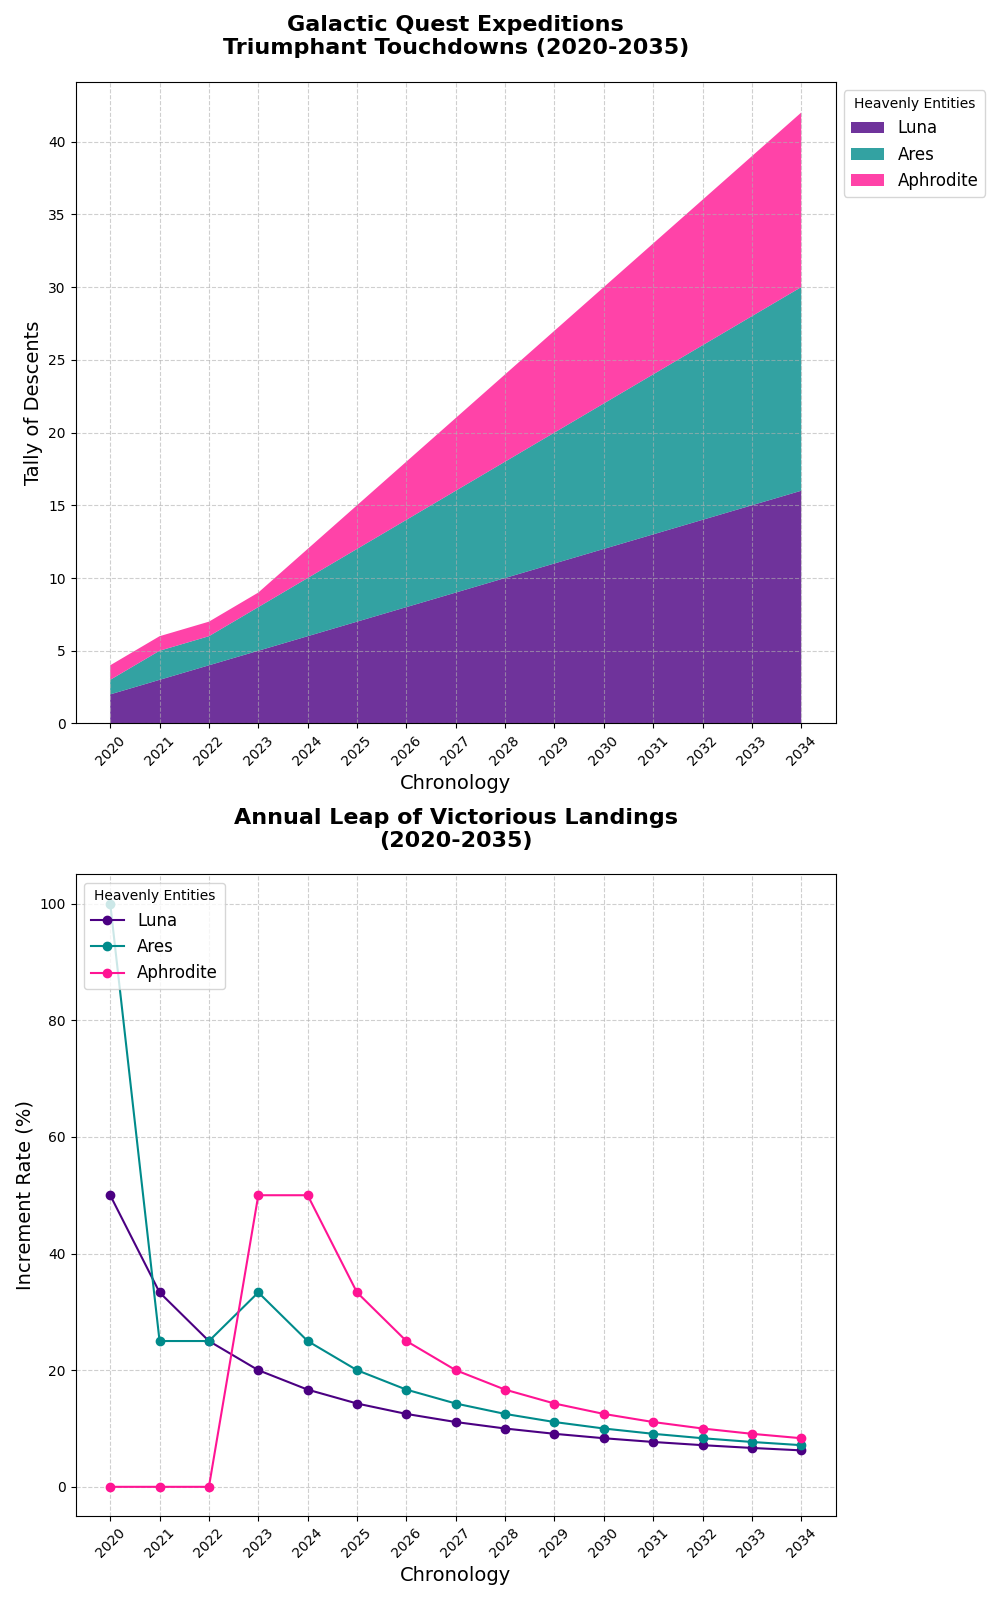

The script that drew this image:
import matplotlib.pyplot as plt
import numpy as np

# Define the years
years = np.arange(2020, 2035)

# Define the number of successful landings
moon_landings = np.array([2, 3, 4, 5, 6, 7, 8, 9, 10, 11, 12, 13, 14, 15, 16])
mars_landings = np.array([1, 2, 2, 3, 4, 5, 6, 7, 8, 9, 10, 11, 12, 13, 14])
venus_landings = np.array([1, 1, 1, 1, 2, 3, 4, 5, 6, 7, 8, 9, 10, 11, 12])

# Create the figure and subplots using a 2x1 grid
fig, (ax1, ax2) = plt.subplots(2, 1, figsize=(10, 16))

# New set of colors
new_colors = ['#4B0082', '#008B8B', '#FF1493']

# Subplot 1: Stacked Area Chart for Landings
ax1.stackplot(years, moon_landings, mars_landings, venus_landings,
              labels=['Luna', 'Ares', 'Aphrodite'],
              colors=new_colors, alpha=0.8)
ax1.set_title("Galactic Quest Expeditions\nTriumphant Touchdowns (2020-2035)", fontsize=16, fontweight='bold', pad=20)
ax1.set_xlabel("Chronology", fontsize=14)
ax1.set_ylabel("Tally of Descents", fontsize=14)
ax1.set_xticks(years[::1])
ax1.tick_params(axis='x', rotation=45)
ax1.legend(loc='upper left', title="Heavenly Entities", fontsize=12, bbox_to_anchor=(1, 1))
ax1.grid(True, linestyle='--', alpha=0.6)

# Subplot 2: Line Plot for Yearly Growth Rate
moon_growth_rate = np.gradient(moon_landings) / moon_landings * 100
mars_growth_rate = np.gradient(mars_landings) / mars_landings * 100
venus_growth_rate = np.gradient(venus_landings) / venus_landings * 100

ax2.plot(years, moon_growth_rate, label='Luna', color=new_colors[0], marker='o')
ax2.plot(years, mars_growth_rate, label='Ares', color=new_colors[1], marker='o')
ax2.plot(years, venus_growth_rate, label='Aphrodite', color=new_colors[2], marker='o')
ax2.set_title("Annual Leap of Victorious Landings\n(2020-2035)", fontsize=16, fontweight='bold', pad=20)
ax2.set_xlabel("Chronology", fontsize=14)
ax2.set_ylabel("Increment Rate (%)", fontsize=14)
ax2.set_xticks(years[::1])
ax2.tick_params(axis='x', rotation=45)
ax2.legend(loc='upper left', title="Heavenly Entities", fontsize=12)
ax2.grid(True, linestyle='--', alpha=0.6)

plt.tight_layout()
plt.show()
